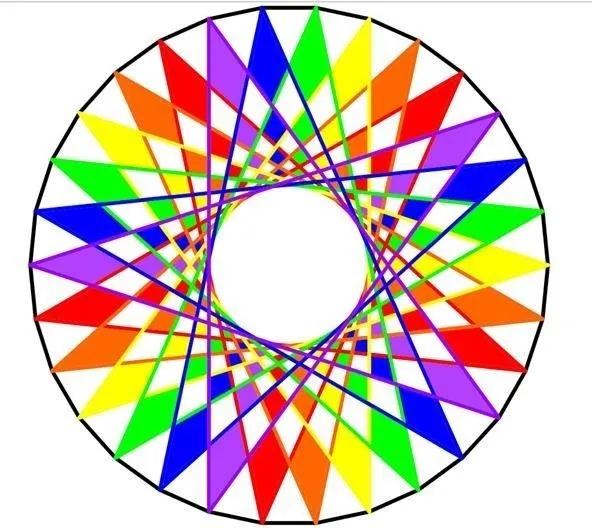
#> input picture Friday 08:30 - 10:30/E22CSEU1069_Adv_Cv_Labs/LAB_6/image.webp, 592 x 528 px, given in place of image.jpg, which was not available
$ jupyter execute LAB1.ipynb   (shell and % lines are left out)
#> lines starting #> are read from the running program, lines starting #| are printed output that depends on the picture; pictures that were not available may be replaced by others from this repository, and a replacement may not be noted
[cell 1]
import numpy as np
import matplotlib.pyplot as plt

[cell 2]
def plot_object(points, label="Object", color="blue"):

    closed_points = np.vstack([points, points[0]])

    plt.plot(closed_points[:, 0], closed_points[:, 1], color=color, label=label)

    plt.scatter(closed_points[:, 0], closed_points[:, 1], color=color)

[cell 3]
def translate(points, tx, ty):
    T = np.array([[1, 0, tx], [0, 1, ty], [0, 0, 1]])
    return apply_transformation(points, T)

[cell 4]
def scale(points, sx, sy):
    S = np.array([[sx, 0, 0], [0, sy, 0], [0, 0, 1]])
    return apply_transformation(points, S)

[cell 5]
def rotate(points, angle):
    radians = np.radians(angle)
    R = np.array([
        [np.cos(radians), -np.sin(radians), 0],
        [np.sin(radians), np.cos(radians), 0],
        [0, 0, 1]
    ])
    return apply_transformation(points, R)

[cell 6]
def reflect(points, axis):
    if axis == 'x':
        R = np.array([[1, 0, 0], [0, -1, 0], [0, 0, 1]])
    elif axis == 'y':
        R = np.array([[-1, 0, 0], [0, 1, 0], [0, 0, 1]])
    else:
        raise ValueError("Axis must be 'x' or 'y'")
    return apply_transformation(points, R)

[cell 7]
def shear(points, shx=0, shy=0):
    Sh = np.array([[1, shx, 0], [shy, 1, 0], [0, 0, 1]])
    return apply_transformation(points, Sh)

[cell 8]
def apply_transformation(points, T):
    homogenous_points = np.hstack((points, np.ones((points.shape[0], 1))))
    transformed_points = homogenous_points @ T.T
    return transformed_points[:, :2]

[cell 9]
points = np.array([[0, 0], [2, 0], [1, 2]])

plt.figure(figsize=(8, 8))

[cell 10]
plot_object(points, label="Original", color="blue")

[cell 11]
#translation
translated = translate(points, 2, 3)
plot_object(translated, label="Translated", color="green")

[cell 12]
#scaling
scaled = scale(points, 2, 2)
plot_object(scaled, label="Scaled", color="orange")

[cell 13]
#rotation
rotated = rotate(points, 45)
plot_object(rotated, label="Rotated", color="red")
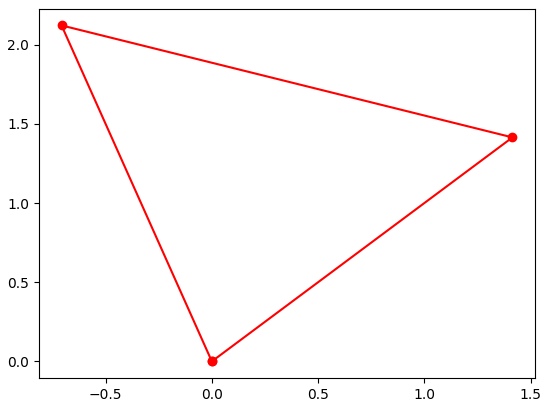
#> figure drawn by matplotlib, 1 panel

[cell 14]
#reflection
reflected = reflect(points, 'x')
plot_object(reflected, label="Reflected (X-axis)", color="purple")
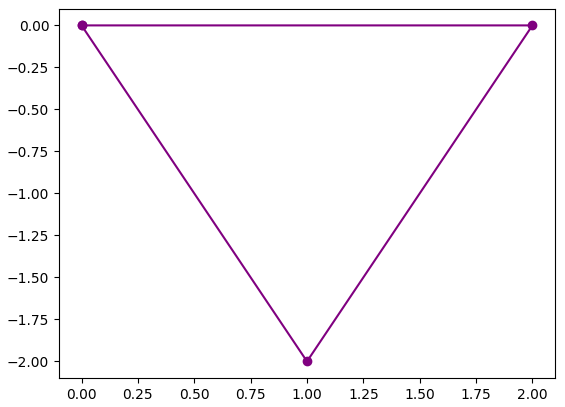
#> figure drawn by matplotlib, 1 panel

[cell 15]
#shearing in x-axis
sheared = shear(points, shx=2, shy=0)
plot_object(sheared, label="Sheared (X-axis)", color="brown")
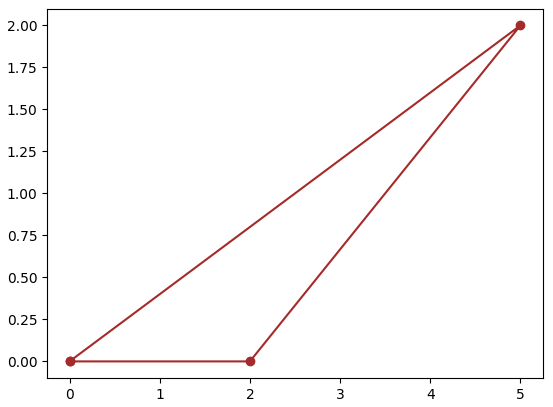
#> figure drawn by matplotlib, 1 panel

[cell 16]
#shearing in y-axis
sheared = shear(points, shx=0, shy=2)
plot_object(sheared, label="Sheared (X-axis)", color="brown")
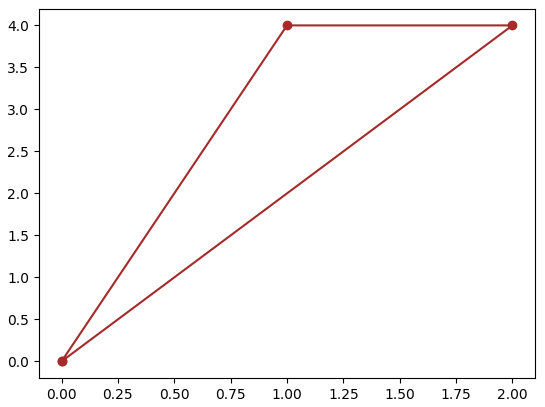
#> figure drawn by matplotlib, 1 panel

[cell 17]
import cv2
import numpy as np
import matplotlib.pyplot as plt

[cell 18]
image = cv2.imread('image.jpg')  # Replace with your image path
#> image is the input picture: shape (528, 592, 3); mean B, G, R 186.2, 194.9, 209.3
image = cv2.cvtColor(image, cv2.COLOR_BGR2RGB)

[cell 19]
def display_image(img, title="Image"):
    plt.imshow(img)
    plt.title(title)
    plt.axis("off")
    plt.show()

[cell 20]
def translate_image(image, tx, ty):
#> called with tx = 50, ty = 50
    rows, cols, _ = image.shape
#> rows = 528; cols = 592
    T = np.float32([[1, 0, tx], [0, 1, ty]])
    return cv2.warpAffine(image, T, (cols, rows))
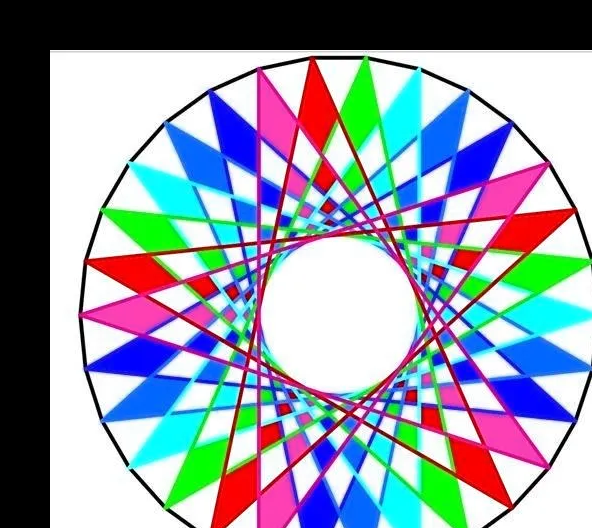
#> returned value: shape (528, 592, 3); mean of channels 0, 1, 2 167.4, 154.1, 145.9; drawn as B, G, R

[cell 21]
def scale_image(image, fx, fy):
#> called with fx = 1.5, fy = 1.5
    return cv2.resize(image, None, fx=fx, fy=fy)
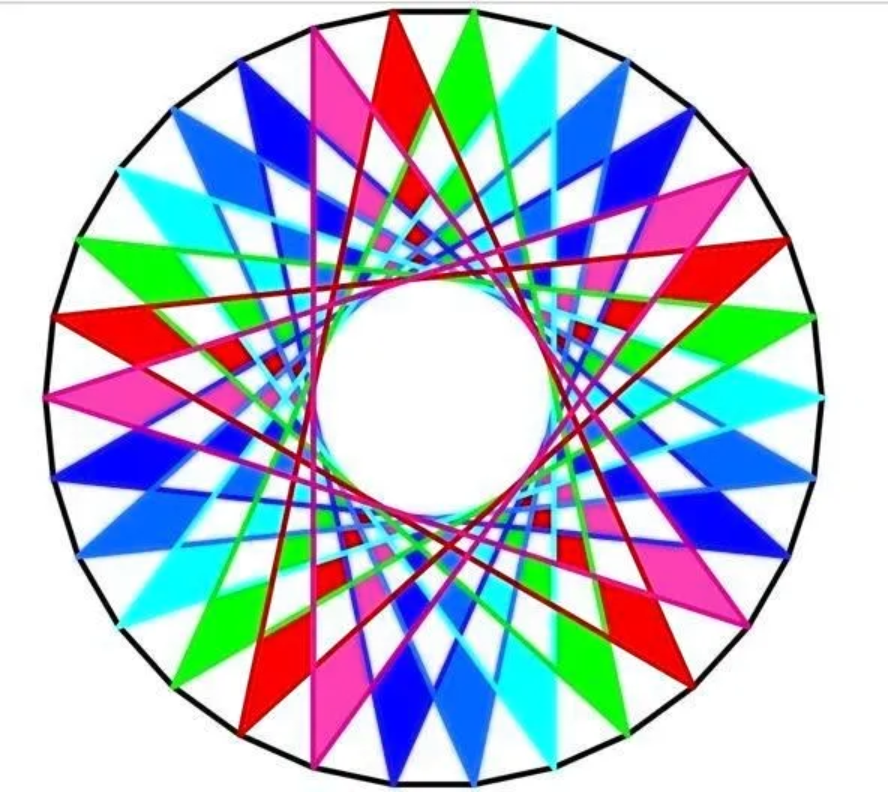
#> returned value: shape (792, 888, 3); mean of channels 0, 1, 2 209.3, 194.8, 186.2; drawn as B, G, R

[cell 22]
def rotate_image(image, angle):
#> called with angle = 45
    rows, cols, _ = image.shape
#> rows = 528; cols = 592
    M = cv2.getRotationMatrix2D((cols / 2, rows / 2), angle, 1)
    return cv2.warpAffine(image, M, (cols, rows))
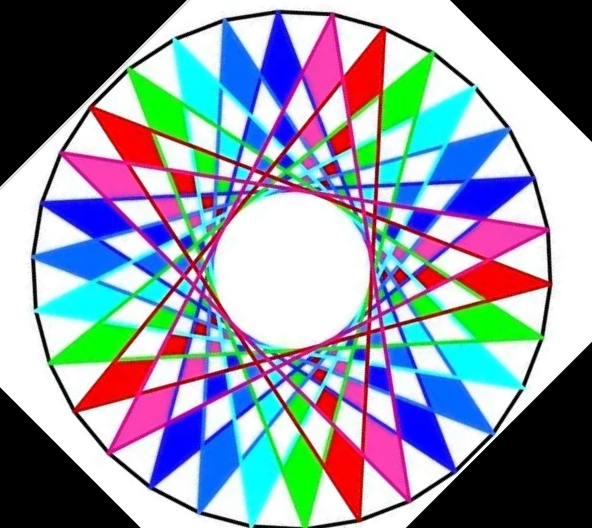
#> returned value: shape (528, 592, 3); mean of channels 0, 1, 2 164.8, 150.3, 141.7; drawn as B, G, R

[cell 23]
def reflect_image(image, axis):
#> called with axis = 'x'
    if axis == 'x':
        return cv2.flip(image, 0)
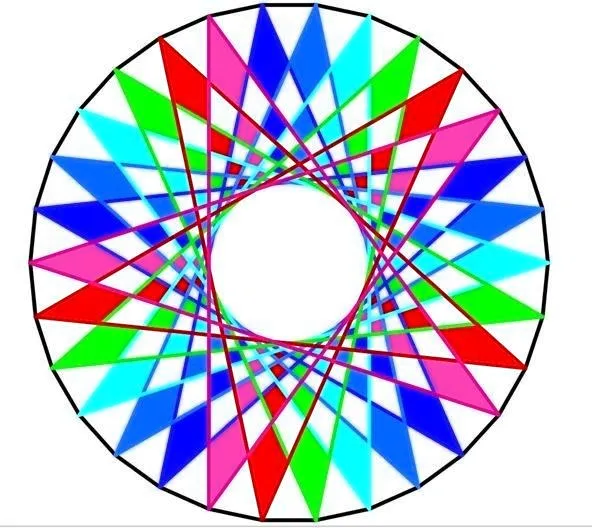
#> returned value: shape (528, 592, 3); mean of channels 0, 1, 2 209.3, 194.9, 186.2; drawn as B, G, R
    elif axis == 'y':
        return cv2.flip(image, 1)

[cell 24]
def shear_image(image, shx=0, shy=0):
#> called with shx = 0.5, shy = 0
    rows, cols, _ = image.shape
#> rows = 528; cols = 592
    M = np.float32([[1, shx, 0], [shy, 1, 0]])
    return cv2.warpAffine(image, M, (cols, rows))
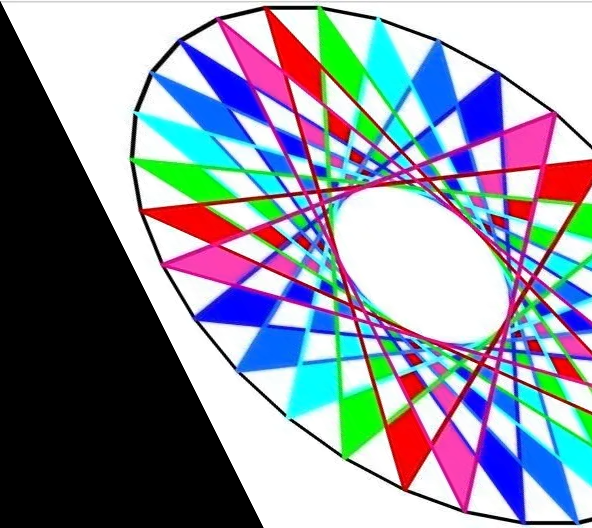
#> returned value: shape (528, 592, 3); mean of channels 0, 1, 2 160.2, 146.8, 140.8; drawn as B, G, R

[cell 25]
def crop_image(image, x_start, y_start, x_end, y_end):
#> called with x_start = 50, y_start = 50, x_end = 300, y_end = 300
    return image[y_start:y_end, x_start:x_end]
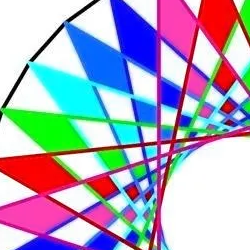
#> returned value: shape (250, 250, 3); mean of channels 0, 1, 2 192.5, 170.7, 172.9; drawn as B, G, R

[cell 26]
translated = translate_image(image, 50, 50)
scaled = scale_image(image, 1.5, 1.5)
rotated = rotate_image(image, 45)
reflected = reflect_image(image, 'x')
sheared = shear_image(image, shx=0.5)
cropped = crop_image(image, 50, 50, 300, 300)

[cell 27]
display_image(translated, title="Translated Image")
display_image(scaled, title="Scaled Image")
display_image(rotated, title="Rotated Image")
display_image(reflected, title="Reflected Image")
